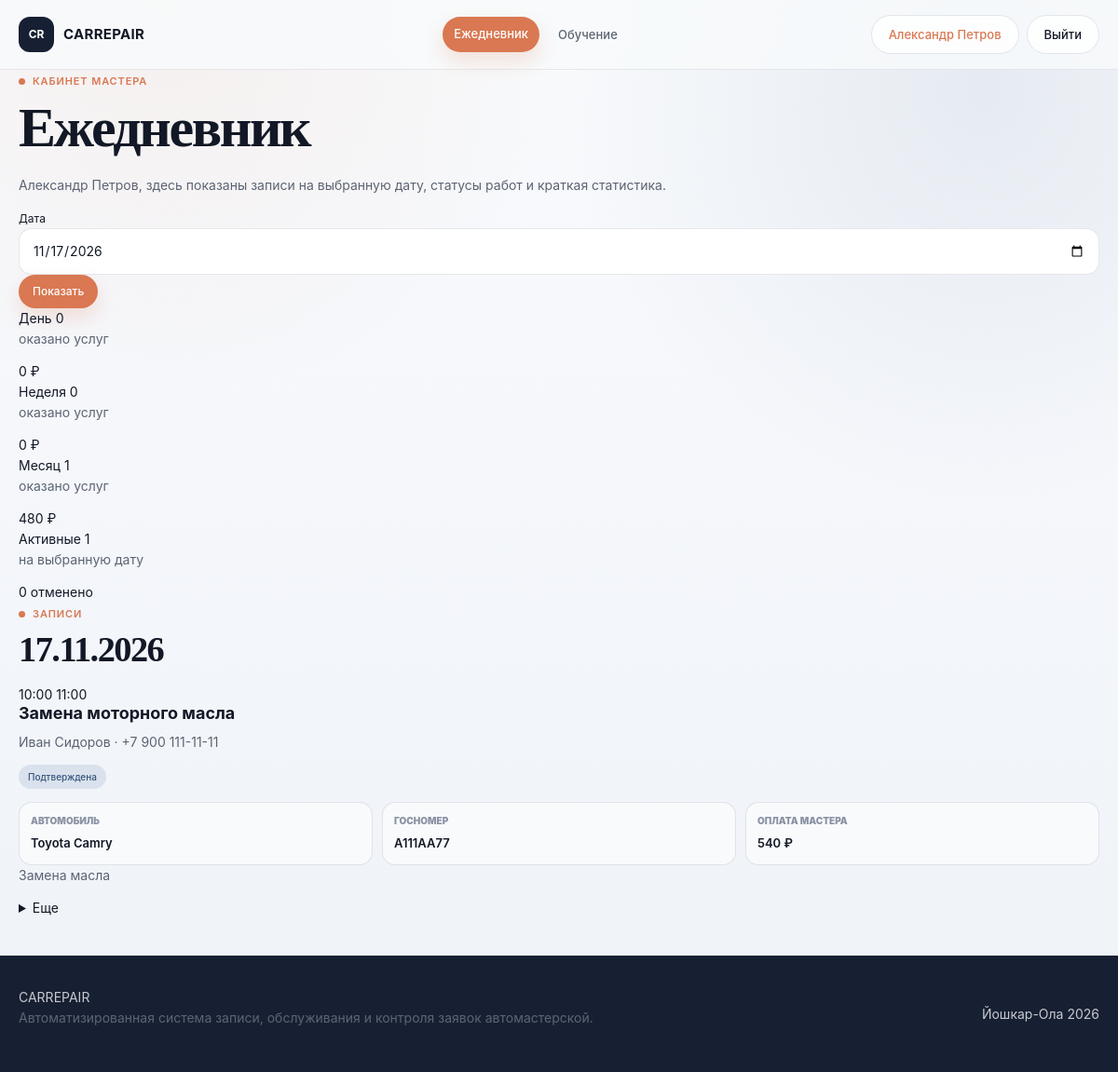
Page /master-schedule.php (signed in) on the committed database.
### tables this page shows
CREATE TABLE `employees` (
  `id` int(11) NOT NULL AUTO_INCREMENT,
  `full_name` varchar(255) NOT NULL,
  `position` varchar(100) NOT NULL,
  `phone` varchar(100) DEFAULT NULL,
  `email` varchar(255) DEFAULT NULL,
  `employee_number` varchar(100) NOT NULL,
  `hire_date` date DEFAULT NULL,
  `salary` decimal(10,2) DEFAULT 0.00,
  `specialization` varchar(255) DEFAULT NULL,
  `commission_percent` decimal(5,2) NOT NULL DEFAULT 30.00,
  `is_master` tinyint(1) NOT NULL DEFAULT 1,
  `work_status` enum('Работает','В отпуске','Уволен') NOT NULL DEFAULT 'Работает',
  PRIMARY KEY (`id`),
  UNIQUE KEY `employee_number` (`employee_number`)
);

CREATE TABLE `appointments` (
  `id` int(11) NOT NULL AUTO_INCREMENT,
  `client_id` int(11) DEFAULT NULL,
  `car_id` int(11) DEFAULT NULL,
  `service_id` int(11) DEFAULT NULL,
  `employee_id` int(11) DEFAULT NULL,
  `client_name` varchar(255) NOT NULL,
  `phone` varchar(100) NOT NULL,
  `car_brand` varchar(100) DEFAULT NULL,
  `car_model` varchar(100) DEFAULT NULL,
  `car_year` int(11) DEFAULT NULL,
  `license_plate` varchar(50) DEFAULT NULL,
  `work_description` text DEFAULT NULL,
  `preferred_date` date DEFAULT NULL,
  `preferred_time` time DEFAULT NULL,
  `start_datetime` datetime DEFAULT NULL,
  `end_datetime` datetime DEFAULT NULL,
  `service_price_at_time` decimal(10,2) NOT NULL DEFAULT 0.00,
  `service_duration_minutes` int(11) NOT NULL DEFAULT 60,
  `master_income` decimal(10,2) NOT NULL DEFAULT 0.00,
  `payment_status` enum('Не оплачено','Оплачено','Возврат') NOT NULL DEFAULT 'Не оплачено',
  `completed_at` datetime DEFAULT NULL,
  `cancel_reason` text DEFAULT NULL,
  `created_by_role` enum('client','employee','admin') NOT NULL DEFAULT 'client',
  `comment` text DEFAULT NULL,
  `status` enum('Новая','Подтверждена','В работе','Оказана','Перенесена','Отменена','Выполнена') NOT NULL DEFAULT 'Новая',
  `created_at` timestamp NOT NULL DEFAULT current_timestamp(),
  PRIMARY KEY (`id`),
  KEY `fk_appointments_client` (`client_id`),
  KEY `fk_appointments_service` (`service_id`),
  KEY `fk_appointments_car` (`car_id`),
  CONSTRAINT `fk_appointments_car` FOREIGN KEY (`car_id`) REFERENCES `cars` (`id`) ON DELETE SET NULL ON UPDATE CASCADE,
  CONSTRAINT `fk_appointments_client` FOREIGN KEY (`client_id`) REFERENCES `clients` (`id`) ON DELETE SET NULL ON UPDATE CASCADE,
  CONSTRAINT `fk_appointments_service` FOREIGN KEY (`service_id`) REFERENCES `services` (`id`) ON DELETE SET NULL ON UPDATE CASCADE
);

CREATE TABLE `services` (
  `id` int(11) NOT NULL AUTO_INCREMENT,
  `name` varchar(255) NOT NULL,
  `description` text DEFAULT NULL,
  `price` decimal(10,2) NOT NULL DEFAULT 0.00,
  `category` enum('Техническое обслуживание','Диагностика','Ремонт','Кузовные работы','Шиномонтаж') NOT NULL,
  `duration_hours` int(11) NOT NULL DEFAULT 1,
  `duration_minutes` int(11) NOT NULL DEFAULT 60,
  `bonus_percent` int(11) NOT NULL DEFAULT 5,
  `is_active` tinyint(1) NOT NULL DEFAULT 1,
  `created_at` timestamp NOT NULL DEFAULT current_timestamp(),
  `image` varchar(255) DEFAULT NULL,
  PRIMARY KEY (`id`)
);

### master-schedule.php (the view, shortened to what this page needs)
<?php
require_once 'config/db.php';
$employeeId = (int)$_SESSION['employee_id'];
$selectedDate = $_GET['date'] ?? date('Y-m-d');
function msDateRu($value)
{
    return date('d.m.Y', strtotime($value));
}
function msTimeRu($value)
{
    return date('H:i', strtotime($value));
}
function msStatusClass($status)
{
    return match ($status) {
        'Новая' => 'status-badge--new',
        'Подтверждена' => 'status-badge--confirmed',
        'В работе' => 'status-badge--work',
        'Оказана', 'Выполнена' => 'status-badge--done',
        'Перенесена' => 'status-badge--moved',
        'Отменена' => 'status-badge--cancel',
        default => 'status-badge--default'
    };
}
function msTimeStatusClass($status)
{
    return match ($status) {
        'Оказана', 'Выполнена' => 'master-record-time--done',
        'В работе' => 'master-record-time--work',
        'Отменена' => 'master-record-time--cancel',
        'Подтверждена' => 'master-record-time--confirmed',
        'Новая' => 'master-record-time--new',
        'Перенесена' => 'master-record-time--moved',
        default => 'master-record-time--default'
    };
}
$employeeStmt = $pdo->prepare("
    SELECT *
    FROM employees
    WHERE id = ?
    LIMIT 1
");
$employeeStmt->execute([$employeeId]);
$employee = $employeeStmt->fetch();
$appointmentsStmt = $pdo->prepare("
    SELECT
        appointments.*,
        services.name AS service_name,
        services.category AS service_category,
        clients.full_name AS client_full_name,
        employees.full_name AS master_name
    FROM appointments
    LEFT JOIN services ON services.id = appointments.service_id
    LEFT JOIN clients ON clients.id = appointments.client_id
    LEFT JOIN employees ON employees.id = appointments.employee_id
    WHERE appointments.employee_id = ?
      AND DATE(appointments.start_datetime) = ?
    ORDER BY appointments.start_datetime ASC
");
$appointmentsStmt->execute([$employeeId, $selectedDate]);
$appointments = $appointmentsStmt->fetchAll();
$dayStart = $selectedDate . ' 00:00:00';
$dayEnd = $selectedDate . ' 23:59:59';
$weekStart = date('Y-m-d', strtotime('monday this week', strtotime($selectedDate))) . ' 00:00:00';
$weekEnd = date('Y-m-d', strtotime('sunday this week', strtotime($selectedDate))) . ' 23:59:59';
$monthStart = date('Y-m-01', strtotime($selectedDate)) . ' 00:00:00';
$monthEnd = date('Y-m-t', strtotime($selectedDate)) . ' 23:59:59';
function msStats($pdo, $employeeId, $start, $end)
{
    $stmt = $pdo->prepare("
        SELECT
            SUM(CASE WHEN status IN ('Оказана', 'Выполнена') THEN 1 ELSE 0 END) AS done_count,
            SUM(CASE WHEN status IN ('Новая', 'Подтверждена', 'В работе', 'Перенесена') THEN 1 ELSE 0 END) AS active_count,
            SUM(CASE WHEN status = 'Отменена' THEN 1 ELSE 0 END) AS canceled_count,
            SUM(CASE WHEN status IN ('Оказана', 'Выполнена') THEN master_income ELSE 0 END) AS income_sum
        FROM appointments
        WHERE employee_id = ?
          AND start_datetime BETWEEN ? AND ?
    ");
    $stmt->execute([(int)$employeeId, $start, $end]);
    return $stmt->fetch();
}
$dayStats = msStats($pdo, $employeeId, $dayStart, $dayEnd);
$weekStats = msStats($pdo, $employeeId, $weekStart, $weekEnd);
$monthStats = msStats($pdo, $employeeId, $monthStart, $monthEnd);
require_once 'includes/header.php';
?>
<section class="master-page">
    <div class="container">
        <div class="master-hero">
            <div>
                <span class="label">Кабинет мастера</span>
                <h1>Ежедневник</h1>
                <p>
                    <?= htmlspecialchars($employee['full_name'] ?? 'Мастер') ?>,
                    здесь показаны записи на выбранную дату, статусы работ и краткая статистика.
                </p>
            </div>
            <form method="get" action="master-schedule.php" class="master-date-form">
                <label for="date">Дата</label>
                <input
                    type="date"
                    id="date"
                    name="date"
                    value="<?= htmlspecialchars($selectedDate) ?>"
                >
                <button type="submit" class="btn btn--orange btn--small">
                    Показать
                </button>
            </form>
        </div>
        <div class="master-stats-grid">
            <article class="master-stat-card">
                <span>День</span>
                <strong><?= (int)($dayStats['done_count'] ?? 0) ?></strong>
                <p>оказано услуг</p>
                <b><?= number_format((float)($dayStats['income_sum'] ?? 0), 0, '.', ' ') ?> ₽</b>
            </article>
            <article class="master-stat-card">
                <span>Неделя</span>
                <strong><?= (int)($weekStats['done_count'] ?? 0) ?></strong>
                <p>оказано услуг</p>
                <b><?= number_format((float)($weekStats['income_sum'] ?? 0), 0, '.', ' ') ?> ₽</b>
            </article>
            <article class="master-stat-card">
                <span>Месяц</span>
                <strong><?= (int)($monthStats['done_count'] ?? 0) ?></strong>
                <p>оказано услуг</p>
                <b><?= number_format((float)($monthStats['income_sum'] ?? 0), 0, '.', ' ') ?> ₽</b>
            </article>
            <article class="master-stat-card">
                <span>Активные</span>
                <strong><?= (int)($dayStats['active_count'] ?? 0) ?></strong>
                <p>на выбранную дату</p>
                <b><?= (int)($dayStats['canceled_count'] ?? 0) ?> отменено</b>
            </article>
        </div>
        <section class="master-section-card">
            <div class="profile-section-head">
                <div>
                    <span class="label">Записи</span>
                    <h2><?= msDateRu($selectedDate) ?></h2>
                </div>
            </div>
            <?php if (empty($appointments)): ?>
                <p class="empty-text">На выбранную дату записей нет.</p>
            <?php else: ?>
                <div class="master-records">
                    <?php foreach ($appointments as $item): ?>
                        <article class="master-record-card">
                            <div class="master-record-time <?= msTimeStatusClass($item['status']) ?>">
                                <strong><?= msTimeRu($item['start_datetime']) ?></strong>
                                <span><?= msTimeRu($item['end_datetime']) ?></span>
                            </div>
                            <div class="master-record-content">
                                <div class="record-card__top">
                                    <div>
                                        <h3><?= htmlspecialchars($item['service_name'] ?? 'Услуга не указана') ?></h3>
                                        <p>
                                            <?= htmlspecialchars($item['client_name'] ?: ($item['client_full_name'] ?? 'Клиент')) ?>
                                            ·
                                            <?= htmlspecialchars($item['phone'] ?? 'телефон не указан') ?>
                                        </p>
                                    </div>
                                    <span class="status-badge <?= msStatusClass($item['status']) ?>">
                                        <?= htmlspecialchars($item['status']) ?>
                                    </span>
                                </div>
                                <div class="record-card__meta">
                                    <div>
                                        <span>Автомобиль</span>
                                        <strong>
                                            <?= htmlspecialchars($item['car_brand'] ?? '') ?>
                                            <?= htmlspecialchars($item['car_model'] ?? '') ?>
                                        </strong>
                                    </div>
                                    <div>
                                        <span>Госномер</span>
                                        <strong><?= htmlspecialchars($item['license_plate'] ?: 'не указан') ?></strong>
                                    </div>
                                    <div>
                                        <span>Оплата мастера</span>
                                        <strong><?= number_format((float)$item['master_income'], 0, '.', ' ') ?> ₽</strong>
                                    </div>
                                </div>
                                <?php if (!empty($item['work_description'])): ?>
                                    <p class="record-card__comment">
                                        <?= htmlspecialchars($item['work_description']) ?>
                                    </p>
                                <?php endif; ?>
                                <details class="master-more">
                                    <summary>Еще</summary>
                                </details>
                            </div>
                        </article>
                    <?php endforeach; ?>
                </div>
            <?php endif; ?>
        </section>
    </div>
</section>
<?php require_once 'includes/footer.php'; ?>

### assets/css/admin.css (style rules this page uses)
:root { --admin-bg: #f5f7fb; --admin-surface: #ffffff; --admin-surface-soft: #f8fafc; --admin-text: #121826; --admin-text-soft: #5c6472; --admin-text-muted: #8a93a3; --admin-primary: #172033; --admin-primary-soft: #25324b; --admin-accent: #d97852; --admin-accent-dark: #bf6040; --admin-accent-soft: #fff1eb; --admin-blue: #496a9b; --admin-green: #4e8665; --admin-yellow: #b89a56; --admin-red: #a85f5f; --admin-gray: #697386; --admin-border: rgba(18, 24, 38, 0.10); --admin-border-strong: rgba(18, 24, 38, 0.16); --admin-shadow-xs: 0 4px 12px rgba(18, 24, 38, 0.05); --admin-shadow-sm: 0 10px 28px rgba(18, 24, 38, 0.08); --admin-shadow-md: 0 18px 42px rgba(18, 24, 38, 0.10); --admin-radius-sm: 12px; --admin-radius-md: 18px; --admin-radius-lg: 26px; }
.status-badge { display: inline-flex; align-items: center; justify-content: center; min-height: 26px; padding: 6px 10px; border-radius: 999px; font-size: 10px; font-weight: 950; line-height: 1; white-space: nowrap; }
.status-badge--confirmed { color: #36547e; background: rgba(73, 106, 155, 0.14); }
.admin-stat-card strong, .admin-chart-head strong, .admin-summary-chart strong, .admin-day-load__row strong, .admin-table td strong, .record-card__meta strong, .admin-record-card h3, .admin-service-card h3, .admin-employee-card h3, .admin-mobile-day__head strong, .admin-mobile-event h3, .admin-mobile-event__top > strong { font-weight: 600; }
.admin-table th, .admin-card-time, .status-badge, .admin-calendar-event__time, .admin-calendar-event strong, .admin-calendar-event span, .admin-calendar-legend span { font-weight: 500; }

### rows in the picture
employees: full_name "Александр Петров"
appointments: start_datetime "10:00", end_datetime "11:00", service.name "Замена моторного масла", client_name "Иван Сидоров", phone "+7 900 111-11-11", status "Подтверждена", car_brand "Toyota", car_model "Camry", license_plate "А111АА77", master_income "540", work_description "Замена масла"

### other values in the picture
$headerUserName "Александр Петров"
$dayStats['done_count'] "0"
$dayStats['income_sum'] "0"
$weekStats['done_count'] "0"
$weekStats['income_sum'] "0"
$monthStats['done_count'] "1"
$monthStats['income_sum'] "480"
$dayStats['active_count'] "1"
$dayStats['canceled_count'] "0"
msDateRu($selectedDate) "17.11.2026"
